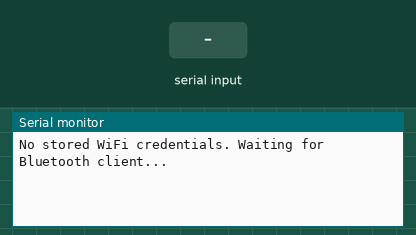
This sketch was run on a simulated ESP32. Parts: the last lines printed to the serial monitor. Inputs (shaded band) come from the test bench. WiFi joins after 1.5 s; servers stay silent unless stated; EEPROM starts erased; nothing arrives over Bluetooth unless stated.

Above: at 2.8 s.
2.9 s: "1\n" received over the second serial link
At 4.2 s:
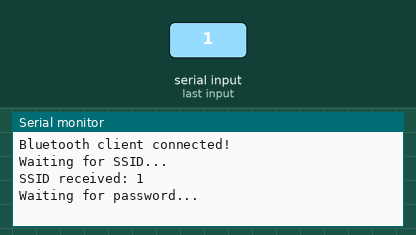
4.5 s: "0\n" received over the second serial link
At 7.3 s:
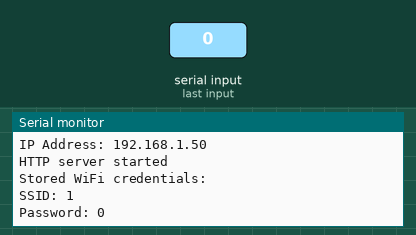

The sketch:

upload.ino
```cpp
#include <WiFi.h>
#include <BluetoothSerial.h>
#include <WebServer.h>
#include <Preferences.h>

BluetoothSerial SerialBT;
WebServer server(8080); // Use port 8080 for HTTP
Preferences preferences;

String ssid;
String password;

const char* RESET_KEYWORD = "RESET";

void handleRoot() {
  server.send(200, "text/html", "<html><body><h1>Hello from ESP32-CAM!</h1></body></html>");
}

void setup() {
  Serial.begin(115200);
  SerialBT.begin("ESP32-CAM"); // Bluetooth device name

  preferences.begin("wifi-credentials", false); // Open preferences with namespace "wifi-credentials"

  // Retrieve stored credentials
  ssid = preferences.getString("ssid", "");
  password = preferences.getString("password", "");

  if (ssid == "" || password == "") {
    Serial.println("No stored WiFi credentials. Waiting for Bluetooth client...");

    // Wait for Bluetooth client connection
    while (!SerialBT.available()) {
      delay(1000);
    }

    Serial.println("Bluetooth client connected!");
    getWiFiCredentials();

    // Store credentials in preferences
    preferences.putString("ssid", ssid);
    preferences.putString("password", password);

    // Attempt to connect to WiFi
    connectToWiFi();
  } else {
    Serial.println("Using stored WiFi credentials:");
    Serial.print("SSID: "); Serial.println(ssid);
    Serial.print("Password: "); Serial.println(password);

    // Attempt to connect to WiFi
    connectToWiFi();
  }

  // Setup web server routes
  server.on("/", HTTP_GET, handleRoot);

  server.begin();
  Serial.println("HTTP server started");

  // Display stored WiFi credentials
  displayStoredCredentials();

  preferences.end(); // Close preferences
}

void loop() {
  server.handleClient(); // Handle client requests

  // Reconnect to WiFi if disconnected
  if (WiFi.status() != WL_CONNECTED) {
    Serial.println("WiFi not connected! Retrying...");
    connectToWiFi(); // Attempt to reconnect if not connected
  }

  // Check for reset command
  checkForResetCommand();

  delay(1000);
}

void getWiFiCredentials() {
  String ssid_str = "";
  String password_str = "";

  Serial.println("Waiting for SSID...");
  while (SerialBT.available() == 0) {
    delay(500);
  }
  ssid_str = SerialBT.readStringUntil('\n');
  ssid_str.trim();
  ssid = ssid_str;
  Serial.println("SSID received: " + ssid_str);

  Serial.println("Waiting for password...");
  while (SerialBT.available() == 0) {
    delay(500);
  }
  password_str = SerialBT.readStringUntil('\n');
  password_str.trim();
  password = password_str;
  Serial.println("Password received: " + password_str);
}

void connectToWiFi() {
  Serial.println("Connecting to WiFi...");
  Serial.print("SSID: "); Serial.println(ssid);
  Serial.print("Password: "); Serial.println(password);

  WiFi.mode(WIFI_STA);
  WiFi.begin(ssid.c_str(), password.c_str());

  int attempt = 0;
  while (WiFi.status() != WL_CONNECTED && attempt < 10) {
    delay(1000);
    Serial.print(".");
    attempt++;
  }

  if (WiFi.status() == WL_CONNECTED) {
    Serial.println("Connected to WiFi!");
    Serial.print("IP Address: ");
    Serial.println(WiFi.localIP());
  } else {
    Serial.println("Connection failed. Check credentials or network.");
  }
}

void checkForResetCommand() {
  // Check for reset command
  if (SerialBT.available()) {
    String command = SerialBT.readStringUntil('\n');
    command.trim();
    if (command.equals(RESET_KEYWORD)) {
      resetCredentials();
    }
  }
}

void resetCredentials() {
  Serial.println("Resetting WiFi credentials...");
  preferences.begin("wifi-credentials", false);
  preferences.remove("ssid");
  preferences.remove("password");
  preferences.end();
  Serial.println("Credentials reset. Restarting...");
  ESP.restart();
}

void displayStoredCredentials() {
  Serial.println("Stored WiFi credentials:");
  Serial.print("SSID: "); Serial.println(ssid);
  Serial.print("Password: "); Serial.println(password);
}
```

Measured:
- after the input at 2.9 s, the serial monitor: prints a new line after 0.10 s (image 1)
- after the input at 4.5 s, the serial monitor: prints a new line at once (image 2)
